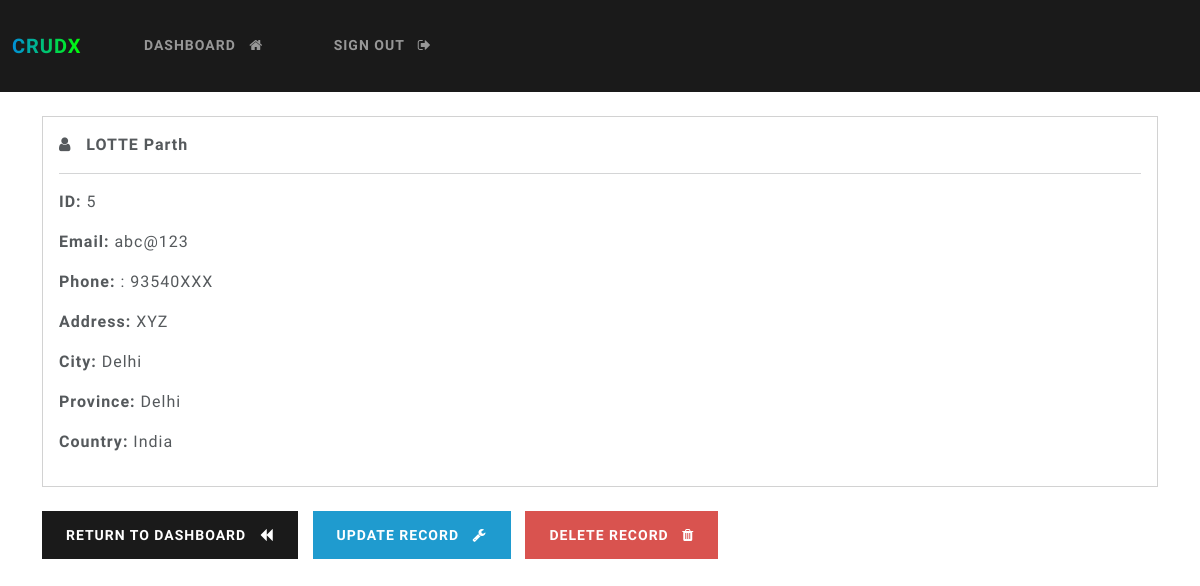
The app's page /record/5 (signed in) with its own data.
### webapp/models.py (models this page shows, shortened)
class Record(models.Model):
    creation_date= models.DateTimeField(auto_now_add=True)
    first_name=models.CharField(max_length=100)
    last_name=models.CharField(max_length=100)
    email= models.CharField(max_length=255)
    phone= models.CharField(max_length=20)
    address=models.CharField(max_length=300)
    city= models.CharField(max_length=255)
    province= models.CharField(max_length=200)
    country= models.CharField(max_length=125)

### webapp/views.py (the view)
# urls.py: path('record/<int:pk>', views.read_record, name='record'),
@login_required(login_url='my-login')
def read_record(request, pk):
    all_records=Record.objects.get(id=pk)
    context={'record': all_records}
    return render(request,'webapp/view-record.html', context=context)

### webapp/templates/webapp/view-record.html (shortened to what this page needs)
{% extends  'webapp/base.html' %}
{% block content %}
    <div class="card">
         <div class="card-body">
            <i class="fa fa-user"></i>
            <strong>
                <b> {{record.last_name | upper}} {{record.first_name}} </b>
           </strong>
           <hr>
            <p><b><strong>ID:</b></strong> {{record.id}} </p>
            <p><b><strong>Email:</b> </strong> {{record.email}}</p>
            <p><b><strong>Phone:</b> </strong>:</strong> {{record.phone}}</p>
            <p><b><strong>Address:</b> </strong> {{record.address}}</p>
            <p><b><strong>City:</b> </strong> {{record.city}}</p>
            <p><b><strong>Province:</b> </strong> {{record.province}}</p>
            <p><b><strong>Country:</b> </strong> {{record.country}}</p>
         </div>
    </div>
    <br>
    <a href="{% url 'dashboard' %}" class = "btn btn-primary"> Return To Dashboard &nbsp; <i class="fa fa-backward"></i></a>
    <a href="{% url 'update-record' record.id %}" class = "btn btn-info"> Update record &nbsp; <i class="fa fa-wrench"></i></a>
    <a href="{% url 'delete-record' record.id %}" class = "btn btn-danger"> Delete Record &nbsp; <i class="fa fa-trash"></i> </a>
{% endblock %}

### records on screen
Record: last_name "LOTTE", first_name "Parth", id "5", email "abc@123", phone "93540XXX", address "XYZ", city "Delhi", province "Delhi", country "India"
